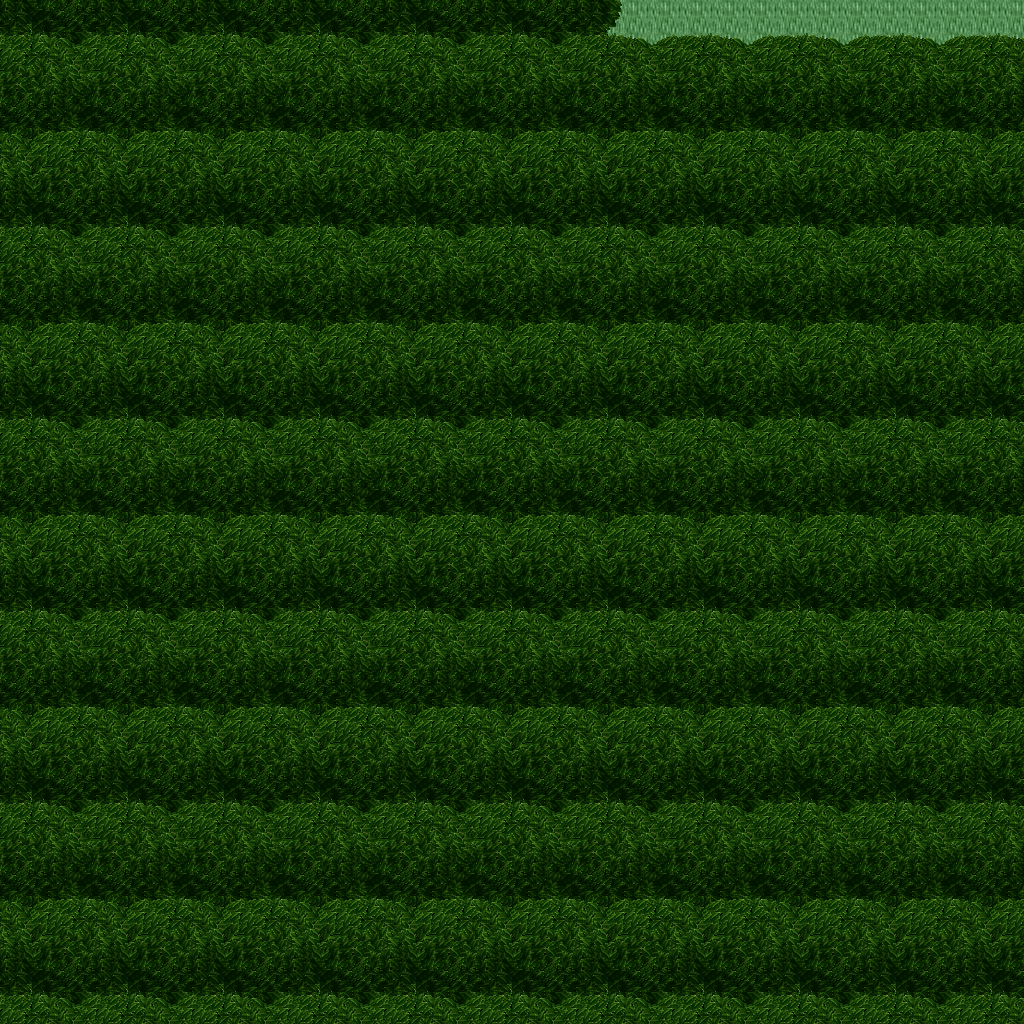

This is a level from a 2D game, rendered from its Tiled map with the project's own tilesets. A one-line summary and the map file follow, with tile-layer data summarised:
An orthogonal 32x32 tile map with 32x32 px tiles, 5 tile layers (Ground, Objects, Objects2, Above, ...), 1 hidden layer not drawn, 28 tilesets.

<map version="1.10" tiledversion="1.11.0" orientation="orthogonal" renderorder="right-down" width="32" height="32" tilewidth="32" tileheight="32" infinite="0" nextlayerid="11" nextobjectid="1">
 <tileset firstgid="1" name="ground_ground" tilewidth="32" tileheight="32" tilecount="33" columns="3">
  <image source="../drawable/ground_ground.png" width="96" height="352" />
 </tileset>
 <tileset firstgid="34" name="plant_grasses" tilewidth="32" tileheight="32" tilecount="6" columns="3">
  <image source="../drawable/plant_grasses.png" width="96" height="64" />
 </tileset>
 <tileset firstgid="40" name="plant_flower_daisy_yellow" tilewidth="32" tileheight="32" tilecount="8" columns="2">
  <image source="../drawable/plant_flower_daisy_yellow.png" width="64" height="128" />
 </tileset>
 <tileset firstgid="48" name="plant_bush_bushes" tilewidth="32" tileheight="32" tilecount="10" columns="5">
  <image source="../drawable/plant_bush_bushes.png" width="160" height="64" />
 </tileset>
 <tileset firstgid="58" name="plant_flower_daisy_white" tilewidth="32" tileheight="32" tilecount="8" columns="2">
  <image source="../drawable/plant_flower_daisy_white.png" width="64" height="128" />
 </tileset>
 <tileset firstgid="66" name="plant_tree_tree_darkgreen" tilewidth="32" tileheight="32" tilecount="88" columns="8">
  <image source="../drawable/plant_tree_tree_darkgreen.png" width="256" height="352" />
 </tileset>
 <tileset firstgid="154" name="logic_collision" tilewidth="32" tileheight="32" tilecount="1" columns="1">
  <image source="../drawable/logic_collision.png" width="32" height="32" />
 </tileset>
 <tileset firstgid="155" name="ground_ground_3" tilewidth="32" tileheight="32" tilecount="5" columns="5">
  <image source="../drawable/ground_ground_3.png" width="160" height="32" />
 </tileset>
 <tileset firstgid="160" name="ground_dry_grass" tilewidth="32" tileheight="32" tilecount="54" columns="9">
  <image source="../drawable/ground_dry_grass.png" width="288" height="192" />
 </tileset>
 <tileset firstgid="214" name="ground_pothole" tilewidth="32" tileheight="32" tilecount="4" columns="4">
  <image source="../drawable/ground_pothole.png" width="128" height="32" />
 </tileset>
 <tileset firstgid="218" name="building_fence_palisade" tilewidth="32" tileheight="32" tilecount="84" columns="6">
  <image source="../drawable/building_fence_palisade.png" width="192" height="448" />
 </tileset>
 <tileset firstgid="302" name="ground_dirt_mounds" tilewidth="32" tileheight="32" tilecount="9" columns="3">
  <image source="../drawable/ground_dirt_mounds.png" width="96" height="96" />
 </tileset>
 <tileset firstgid="311" name="furniture_table_square_pale" tilewidth="32" tileheight="32" tilecount="1" columns="1">
  <image source="../drawable/furniture_table_square_pale.png" width="32" height="32" />
 </tileset>
 <tileset firstgid="312" name="logic_training_dummy" tilewidth="32" tileheight="32" tilecount="2" columns="2">
  <image source="../drawable/logic_training_dummy.png" width="64" height="32" />
 </tileset>
 <tileset firstgid="314" name="logic_portal" tilewidth="32" tileheight="32" tilecount="24" columns="8">
  <image source="../drawable/logic_portal.png" width="256" height="96" />
 </tileset>
 <tileset firstgid="338" name="furniture_table_stone_desk" tilewidth="32" tileheight="32" tilecount="16" columns="4">
  <image source="../drawable/furniture_table_stone_desk.png" width="128" height="128" />
 </tileset>
 <tileset firstgid="354" name="item_armor_weapons_for_walls" tilewidth="32" tileheight="32" tilecount="16" columns="4">
  <image source="../drawable/item_armor_weapons_for_walls.png" width="128" height="128" />
 </tileset>
 <tileset firstgid="370" name="item_bullseye" tilewidth="32" tileheight="32" tilecount="1" columns="1">
  <image source="../drawable/item_bullseye.png" width="32" height="32" />
 </tileset>
 <tileset firstgid="371" name="item_chest_chest_2" tilewidth="32" tileheight="32" tilecount="6" columns="3">
  <image source="../drawable/item_chest_chest_2.png" width="96" height="64" />
 </tileset>
 <tileset firstgid="377" name="item_weapon_hanging_bows" tilewidth="32" tileheight="32" tilecount="6" columns="3">
  <image source="../drawable/item_weapon_hanging_bows.png" width="96" height="64" />
 </tileset>
 <tileset firstgid="383" name="item_weapon_box_of_weapons" tilewidth="32" tileheight="32" tilecount="2" columns="1">
  <image source="../drawable/item_weapon_box_of_weapons.png" width="32" height="64" />
 </tileset>
 <tileset firstgid="385" name="item_ropes" tilewidth="32" tileheight="32" tilecount="4" columns="2">
  <image source="../drawable/item_ropes.png" width="64" height="64" />
 </tileset>
 <tileset firstgid="389" name="logic_protection" tilewidth="32" tileheight="32" tilecount="2" columns="2">
  <image source="../drawable/logic_protection.png" width="64" height="32" />
 </tileset>
 <tileset firstgid="391" name="logic_item_sign" tilewidth="32" tileheight="32" tilecount="1" columns="1">
  <image source="../drawable/logic_item_sign.png" width="32" height="32" />
 </tileset>
 <tileset firstgid="392" name="building_dojo" tilewidth="32" tileheight="32" tilecount="40" columns="8">
  <image source="../drawable/building_dojo.png" width="256" height="160" />
 </tileset>
 <tileset firstgid="432" name="furniture_table_grey_long" tilewidth="32" tileheight="32" tilecount="4" columns="2">
  <image source="../drawable/furniture_table_grey_long.png" width="64" height="64" />
 </tileset>
 <tileset firstgid="436" name="item_tools" tilewidth="32" tileheight="32" tilecount="9" columns="3">
  <image source="../drawable/item_tools.png" width="96" height="96" />
 </tileset>
 <tileset firstgid="445" name="logic_area" tilewidth="32" tileheight="32" tilecount="2" columns="2">
  <image source="../drawable/logic_area.png" width="64" height="32" />
 </tileset>
 <layer id="1" name="Ground" width="32" height="32">
  <data>[1024 cells, 1024 non-empty, 2 distinct tile ids]</data>
 </layer>
 <layer id="2" name="Objects" width="32" height="32">
  <data>[1024 cells, 0 non-empty, 0 distinct tile ids]</data>
 </layer>
 <layer id="3" name="Objects2" width="32" height="32">
  <data>[1024 cells, 0 non-empty, 0 distinct tile ids]</data>
 </layer>
 <layer id="4" name="Above" width="32" height="32">
  <data>[1024 cells, 1012 non-empty, 22 distinct tile ids]</data>
 </layer>
 <layer id="5" name="Above2" width="32" height="32">
  <data>[1024 cells, 0 non-empty, 0 distinct tile ids]</data>
 </layer>
 <layer id="6" name="Walkable" width="32" height="32" visible="0">
  <data>[1024 cells, 996 non-empty, 1 distinct tile ids]</data>
 </layer>
 <objectgroup id="7" name="Mapevents" />
 <objectgroup id="8" name="Spawn" />
 <objectgroup id="9" name="Keys" />
 <objectgroup id="10" name="Replace" />
</map>
